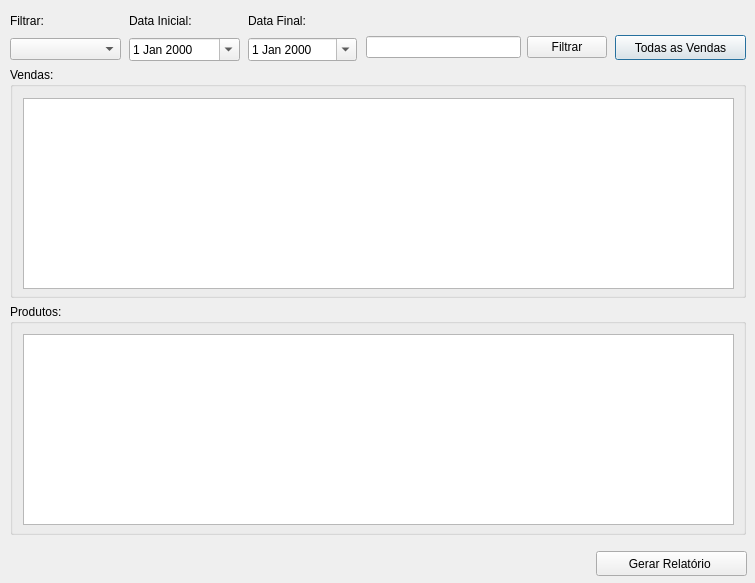
<?xml version="1.0" encoding="UTF-8"?>
<ui version="4.0">
 <class>frm_gestaovendas</class>
 <widget class="QDialog" name="frm_gestaovendas">
  <property name="geometry">
   <rect>
    <x>0</x>
    <y>0</y>
    <width>755</width>
    <height>583</height>
   </rect>
  </property>
  <property name="windowTitle">
   <string>Gestão de Vendas</string>
  </property>
  <widget class="QPushButton" name="btn_mostratTodasVendas">
   <property name="geometry">
    <rect>
     <x>615</x>
     <y>35</y>
     <width>131</width>
     <height>25</height>
    </rect>
   </property>
   <property name="text">
    <string>Todas as Vendas</string>
   </property>
  </widget>
  <widget class="QTableWidget" name="tw_listaProdutos">
   <property name="geometry">
    <rect>
     <x>23</x>
     <y>334</y>
     <width>711</width>
     <height>191</height>
    </rect>
   </property>
  </widget>
  <widget class="QPushButton" name="btn_relatorio">
   <property name="geometry">
    <rect>
     <x>596</x>
     <y>551</y>
     <width>151</width>
     <height>25</height>
    </rect>
   </property>
   <property name="text">
    <string>Gerar Relatório </string>
   </property>
  </widget>
  <widget class="QWidget" name="layoutWidget">
   <property name="geometry">
    <rect>
     <x>129</x>
     <y>10</y>
     <width>111</width>
     <height>51</height>
    </rect>
   </property>
   <layout class="QVBoxLayout" name="verticalLayout">
    <item>
     <widget class="QLabel" name="label">
      <property name="text">
       <string>Data Inicial:</string>
      </property>
     </widget>
    </item>
    <item>
     <widget class="QDateEdit" name="de_datainicial">
      <property name="calendarPopup">
       <bool>true</bool>
      </property>
     </widget>
    </item>
   </layout>
  </widget>
  <widget class="QWidget" name="layoutWidget">
   <property name="geometry">
    <rect>
     <x>248</x>
     <y>10</y>
     <width>109</width>
     <height>51</height>
    </rect>
   </property>
   <layout class="QVBoxLayout" name="verticalLayout_2">
    <item>
     <widget class="QLabel" name="label_2">
      <property name="text">
       <string>Data Final:</string>
      </property>
     </widget>
    </item>
    <item>
     <widget class="QDateEdit" name="de_datafinal">
      <property name="calendarPopup">
       <bool>true</bool>
      </property>
     </widget>
    </item>
   </layout>
  </widget>
  <widget class="QGroupBox" name="groupBox">
   <property name="geometry">
    <rect>
     <x>10</x>
     <y>67</y>
     <width>736</width>
     <height>231</height>
    </rect>
   </property>
   <property name="title">
    <string>Vendas:</string>
   </property>
   <widget class="QTableWidget" name="tw_listaVendas">
    <property name="geometry">
     <rect>
      <x>13</x>
      <y>31</y>
      <width>711</width>
      <height>191</height>
     </rect>
    </property>
   </widget>
  </widget>
  <widget class="QGroupBox" name="groupBox_2">
   <property name="geometry">
    <rect>
     <x>10</x>
     <y>304</y>
     <width>736</width>
     <height>231</height>
    </rect>
   </property>
   <property name="title">
    <string>Produtos:</string>
   </property>
  </widget>
  <widget class="QWidget" name="layoutWidget">
   <property name="geometry">
    <rect>
     <x>10</x>
     <y>10</y>
     <width>111</width>
     <height>50</height>
    </rect>
   </property>
   <layout class="QVBoxLayout" name="verticalLayout_3">
    <item>
     <widget class="QLabel" name="label_3">
      <property name="text">
       <string>Filtrar:</string>
      </property>
     </widget>
    </item>
    <item>
     <widget class="QComboBox" name="cb_filtrar"/>
    </item>
   </layout>
  </widget>
  <widget class="QWidget" name="layoutWidget">
   <property name="geometry">
    <rect>
     <x>366</x>
     <y>34</y>
     <width>241</width>
     <height>27</height>
    </rect>
   </property>
   <layout class="QHBoxLayout" name="horizontalLayout">
    <item>
     <widget class="QLineEdit" name="lineEdit"/>
    </item>
    <item>
     <widget class="QPushButton" name="btn_filtrar">
      <property name="text">
       <string>Filtrar</string>
      </property>
     </widget>
    </item>
   </layout>
  </widget>
  <zorder>layoutWidget</zorder>
  <zorder>layoutWidget</zorder>
  <zorder>groupBox_2</zorder>
  <zorder>groupBox</zorder>
  <zorder>btn_mostratTodasVendas</zorder>
  <zorder>tw_listaProdutos</zorder>
  <zorder>btn_relatorio</zorder>
  <zorder>layoutWidget</zorder>
  <zorder>layoutWidget</zorder>
 </widget>
 <resources/>
 <connections/>
</ui>
